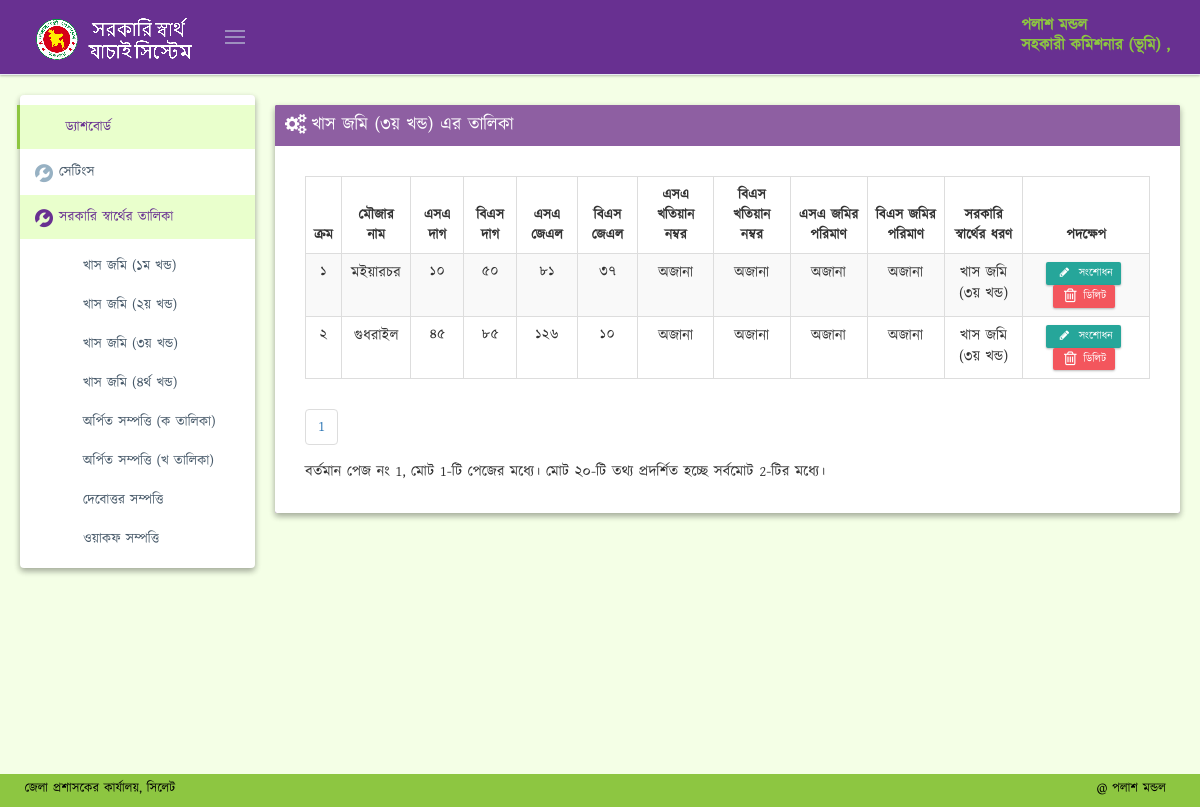
Before: /interest_details.php?interest=3 (signed in) with the older database file.
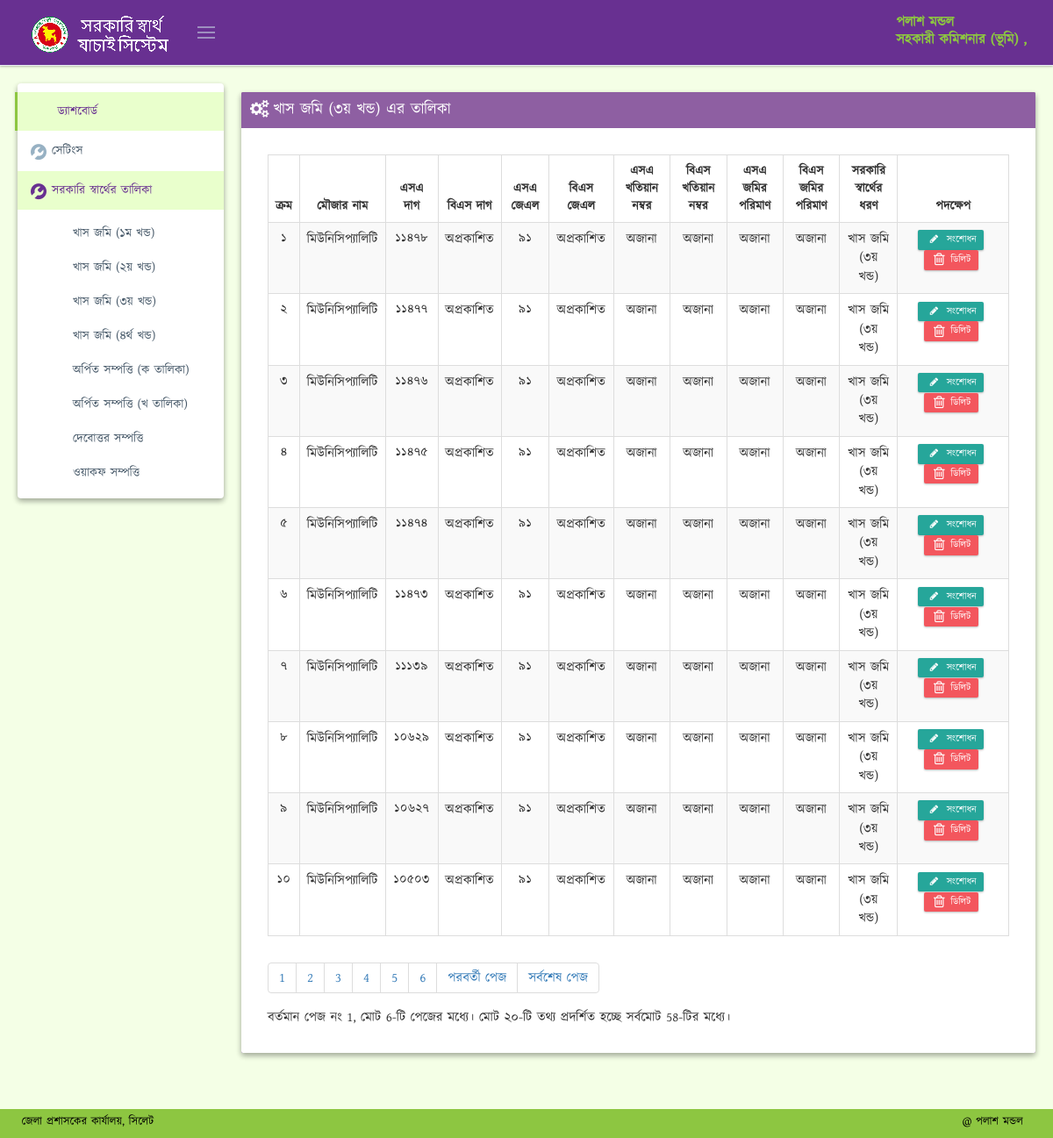
After: the same page with the newer database file.
### tables this page shows
CREATE TABLE IF NOT EXISTS `users` (
  `id` int(11) NOT NULL AUTO_INCREMENT,
  `username` varchar(50) NOT NULL,
  `password` varchar(255) NOT NULL,
  `email` varchar(64) DEFAULT NULL,
  `officer_name` varchar(150) DEFAULT NULL,
  `officer_designation` varchar(150) DEFAULT NULL,
  `created_at` datetime DEFAULT CURRENT_TIMESTAMP,
  `image` varchar(50) DEFAULT 'profile_picture.png',
  PRIMARY KEY (`id`),
  UNIQUE KEY `username` (`username`)
);

CREATE TABLE IF NOT EXISTS `interest` (
  `interest_id` int(11) NOT NULL AUTO_INCREMENT,
  `interest_name` varchar(120) DEFAULT NULL,
  PRIMARY KEY (`interest_id`) USING BTREE,
  KEY `id` (`interest_id`) USING BTREE
);

CREATE TABLE IF NOT EXISTS `dag` (
  `id` int(10) unsigned NOT NULL AUTO_INCREMENT,
  `mouja_id` int(11) DEFAULT NULL,
  `sa_dag` int(11) DEFAULT NULL,
  `bs_dag` int(11) DEFAULT NULL,
  `sa_khatian` int(11) DEFAULT NULL,
  `bs_khatian` int(11) DEFAULT NULL,
  `sa_land_amount` int(11) DEFAULT NULL,
  `bs_land_amount` int(11) DEFAULT NULL,
  `interest_id` int(11) NOT NULL DEFAULT '0',
  PRIMARY KEY (`id`)
);

CREATE TABLE IF NOT EXISTS `mouja` (
  `id` int(11) NOT NULL AUTO_INCREMENT,
  `name` varchar(120) DEFAULT NULL,
  `sa_jl` int(11) DEFAULT NULL,
  `bs_jl` int(11) DEFAULT NULL,
  PRIMARY KEY (`id`),
  UNIQUE KEY `id` (`id`)
);

### interest_details.php (the view, shortened to what the rows shown need)
<?php
include 'config.php';
$id = $_GET['interest'];
$interest_query = "SELECT * FROM `interest` WHERE interest_id = '{$id}'";
$interest_result = mysqli_query($conn, $interest_query);
$interest_details = mysqli_fetch_array($interest_result);
?>
<!DOCTYPE html>
<html lang="en" class="no-js">
<head>
    <?php include 'header.php'; ?>
</head>
<body class="page-md page-sidebar-page-sidebar-closed-hide-logo page-header-fixed page-footer-fixed"
      oncontextmenu="return false;">
<?php include 'top_nav.php'; ?>
<div class="page-container">
    <?php include 'sidebar.php'; ?>
    <div class="page-content-wrapper">
        <div class="page-content" id="scroller" style="min-height:588px">
            <div class="row">
                <div class="col-md-12">
                    <div id="ajax-content">
                        <div class="row">
                            <div class="col-md-12">
                                <div class="portlet purple box">
                                    <div class="portlet-title">
                                        <div class="caption">
                                            <i class="fa fa-cogs"></i> <?php echo $interest_details['interest_name']; ?> এর তালিকা
                                        </div>
                                    </div>
                                    <div class="portlet-body">
                                        <div style="font-size: 15px; text-align: justify;margin: 20px;">
                                            <table class="table table-striped table-bordered table-hover" id="sample_6">
                                                <thead>
                                                <tr>
                                                    <th style="text-align: center;">ক্রম</th>
                                                    <th style="text-align: center;">মৌজার নাম</th>
                                                    <th style="text-align: center;">এসএ দাগ</th>
                                                    <th style="text-align: center;">বিএস দাগ</th>
                                                    <th style="text-align: center;">এসএ জেএল</th>
                                                    <th style="text-align: center;">বিএস জেএল</th>
                                                    <th style="text-align: center;">এসএ খতিয়ান নম্বর</th>
                                                    <th style="text-align: center;">বিএস খতিয়ান নম্বর</th>
                                                    <th style="text-align: center;">এসএ জমির পরিমাণ</th>
                                                    <th style="text-align: center;">বিএস জমির পরিমাণ</th>
                                                    <th style="text-align: center;">সরকারি স্বার্থের ধরণ</th>
                                                    <th style="text-align: center;" width="15%">পদক্ষেপ</th>
                                                </tr>
                                                </thead>
                                                <tbody>
                                                <?php
                                                $rowsperpage = 10;
                                                if (isset($_GET['currentpage']) && is_numeric($_GET['currentpage'])) {
                                                    $currentpage = (int)$_GET['currentpage'];
                                                } else {
                                                    $currentpage = 1;
                                                }
                                                $offset = ($currentpage - 1) * $rowsperpage;
                                                $query_final = "SELECT * FROM `dag` WHERE interest_id = '{$id}' ORDER BY id DESC LIMIT $offset, $rowsperpage";
                                                $result_final = mysqli_query($conn, $query_final);
                                                if (mysqli_num_rows($result_final) > 0) {
                                                    $i = 1;
                                                    while ($info = mysqli_fetch_array($result_final)) {
                                                        $mouja_query = "SELECT * FROM `mouja` WHERE id ={$info['mouja_id']}";
                                                        $mouja_result = mysqli_query($conn, $mouja_query);
                                                        $mouja_info = mysqli_fetch_array($mouja_result);
                                                        $interest_query = "SELECT * FROM `interest` WHERE interest_id ={$info['interest_id']}";
                                                        $interest_result = mysqli_query($conn, $interest_query);
                                                        $interest_info = mysqli_fetch_array($interest_result);
                                                        ?>
                                                        <tr style="">
                                                            <td style="text-align: center;"
                                                                class="numeric_bangla"> <?php echo $offset + $i; ?></td>
                                                            <td style="text-align: center;"><?php echo $mouja_info['name']; ?></td>
                                                            <td style="text-align: center;"
                                                                class="numeric_bangla"><?php echo $info['sa_dag']; ?></td>
                                                            <td style="text-align: center;"
                                                            <?php
                                                            if ($mouja_info['bs_jl'] == null) {
                                                                echo '>  অপ্রকাশিত';
                                                            } else {
                                                                echo $info['bs_dag'] == 0 ? ">অজানা" : ' class="numeric_bangla">' . $info['bs_dag'];
                                                            }
                                                            echo '</td>';
                                                            ?>
                                                            <td style="text-align: center;"
                                                                class="numeric_bangla"> <?php echo $mouja_info['sa_jl']; ?></td>
                                                            <td style="text-align: center;"
                                                            <?php echo $mouja_info['bs_jl'] == null ? "> অপ্রকাশিত" : 'class="numeric_bangla">' . $mouja_info['bs_jl']; ?></td>
                                                            <td style="text-align: center;"
                                                            <?php echo $info['sa_khatian'] == 0 ? ">অজানা" : ' class="numeric_bangla">' . $info['sa_khatian']; ?></td>
                                                            <td style="text-align: center;"
                                                            <?php echo $info['bs_khatian'] == 0 ? ">অজানা" : ' class="numeric_bangla">' . $info['bs_khatian']; ?></td>
                                                            <td style="text-align: center;"
                                                            <?php echo $info['sa_land_amount'] == 0 ? ">অজানা" : 'class="numeric_bangla">' . $info['sa_land_amount']; ?></td>
                                                            <td style="text-align: center;"
                                                            <?php echo $info['bs_land_amount'] == 0 ? ">অজানা" : 'class="numeric_bangla">' . $info['bs_land_amount']; ?></td>
                                                            <td style="text-align: center;"><?php echo $interest_info['interest_name']; ?></td>
                                                            <td class="text-center">
                                                                <a
                                                                    href="/edit.php?id=<?php echo $info['id']; ?>"
                                                                    class="btn btn-primary btn-xs label-success"
                                                                    title="সংশোধন"
                                                                ><i class="fa fa-pencil fa-fw"></i> সংশোধন</a
                                                                >
                                                                <a href="#deleteDataModal"
                                                                   class="btn btn-danger btn-xs" data-toggle="modal"
                                                                   data-id= "<?php echo $info['id']; ?>"
                                                                   title="ডিলিট"
                                                                ><i class="fa fa-trash-o fa-lg"></i> ডিলিট</a
                                                                >
                                                            </td>
                                                        </tr>
                                                        <?php
                                                        $i++;
                                                    }
                                                } else {
                                                    echo "<div id='success-alert' class='alert alert-danger   ' >  <button class='close' data-close='alert'></button>
                                                     কোন সরকারি স্বার্থ খুঁজে পাওয়া যায় নাই।</div>";
                                                }
                                                ?>
                                                </tbody>
                                            </table>
                                        </div>
                                    </div>
                                </div>
                            </div>
                        </div>
                    </div>
                </div>
            </div>
        </div>
    </div>
</div>
</body>
</html>

### top_nav.php (shortened to what the rows shown need)
<?php
require_once "config.php";
$username =$_SESSION['username'];
$user_query = "SELECT * FROM `users` WHERE `username`= '$username'";
$user_result = mysqli_query($conn, $user_query);
$user_info = mysqli_fetch_array($user_result);
?>
<div class="page-header md-shadow-z-1-i navbar navbar-fixed-top">
    <div class="page-header-inner">
        <div class="page-top">
            <div class="top-menu">
                <ul class="nav navbar-nav pull-right">
                    <li class="dropdown dropdown-user dropdown-dark">
                        <a href="javascript:;" class="dropdown-toggle" data-toggle="dropdown" data-hover="dropdown"
                           data-close-others="true">
                            <span class="username username-hide-on-mobile"> <?php echo $user_info['officer_name'];?> <br> <?php echo $user_info['officer_designation'];?> , <?php echo  $user_info['office_name']; ?> </span>
                        </a>
                    </li>
                </ul>
            </div>
        </div>
    </div>
</div>

### sidebar.php (shortened to what the rows shown need)
<div class="page-sidebar-wrapper">
    <div class="page-sidebar md-shadow-z-2-i  navbar-collapse collapse">
        <ul class="page-sidebar-menu" data-keep-expanded="false" data-auto-scroll="true" data-slide-speed="200">
            <li class="open">
                <ul class="sub-menu" style="display: block;">
            <?php
            include 'config.php';
            $interest_query = "SELECT * FROM `interest` ORDER BY `interest_id` ASC";
            $interest_result = mysqli_query($conn, $interest_query);
            while ($interest_info = mysqli_fetch_array($interest_result)) {
                echo ' <li> ';
                echo ' <a href="/interest_details.php?interest=';
                echo $interest_info['interest_id'];
                echo '" class="service-list" data-s_id="13"><i style="float: left; margin: 2px 6px 4px 7px;" class="icon-book-open"></i><span class="title">';
                echo $interest_info['interest_name'];
                echo "</span>
                </a>
            </li>";
            }
            ?>
                </ul>
        </ul>
    </div>
</div>

Changed rows visible on the page:
removed dag: i "1", mouja.name "মইয়ারচর", sa_dag "10", bs_dag "50", mouja.sa_jl "81", mouja.bs_jl "37", sa_khatian "অজানা", bs_khatian "অজানা", sa_land_amount "অজানা", bs_land_amount "অজানা", interest.interest_name "খাস জমি (৩য় খন্ড)"
removed dag: i "2", mouja.name "গুধরাইল", sa_dag "45", bs_dag "85", mouja.sa_jl "126", mouja.bs_jl "10", sa_khatian "অজানা", bs_khatian "অজানা", sa_land_amount "অজানা", bs_land_amount "অজানা", interest.interest_name "খাস জমি (৩য় খন্ড)"
added dag: i "1", mouja.name "মিউনিসিপ্যালিটি", sa_dag "11478", shows "অপ্রকাশিত", mouja.sa_jl "91", sa_khatian "অজানা", sa_land_amount "অজানা", interest.interest_name "খাস জমি (৩য় খন্ড)"
added dag: i "2", mouja.name "মিউনিসিপ্যালিটি", sa_dag "11477", shows "অপ্রকাশিত", mouja.sa_jl "91", sa_khatian "অজানা", sa_land_amount "অজানা", interest.interest_name "খাস জমি (৩য় খন্ড)"
added dag: i "3", mouja.name "মিউনিসিপ্যালিটি", sa_dag "11476", shows "অপ্রকাশিত", mouja.sa_jl "91", sa_khatian "অজানা", sa_land_amount "অজানা", interest.interest_name "খাস জমি (৩য় খন্ড)"
added dag: i "4", mouja.name "মিউনিসিপ্যালিটি", sa_dag "11475", shows "অপ্রকাশিত", mouja.sa_jl "91", sa_khatian "অজানা", sa_land_amount "অজানা", interest.interest_name "খাস জমি (৩য় খন্ড)"
added dag: i "5", mouja.name "মিউনিসিপ্যালিটি", sa_dag "11474", shows "অপ্রকাশিত", mouja.sa_jl "91", sa_khatian "অজানা", sa_land_amount "অজানা", interest.interest_name "খাস জমি (৩য় খন্ড)"
added dag: i "6", mouja.name "মিউনিসিপ্যালিটি", sa_dag "11473", shows "অপ্রকাশিত", mouja.sa_jl "91", sa_khatian "অজানা", sa_land_amount "অজানা", interest.interest_name "খাস জমি (৩য় খন্ড)"
added dag: i "7", mouja.name "মিউনিসিপ্যালিটি", sa_dag "11139", shows "অপ্রকাশিত", mouja.sa_jl "91", sa_khatian "অজানা", sa_land_amount "অজানা", interest.interest_name "খাস জমি (৩য় খন্ড)"
added dag: i "8", mouja.name "মিউনিসিপ্যালিটি", sa_dag "10629", shows "অপ্রকাশিত", mouja.sa_jl "91", sa_khatian "অজানা", sa_land_amount "অজানা", interest.interest_name "খাস জমি (৩য় খন্ড)"
added dag: i "9", mouja.name "মিউনিসিপ্যালিটি", sa_dag "10627", shows "অপ্রকাশিত", mouja.sa_jl "91", sa_khatian "অজানা", sa_land_amount "অজানা", interest.interest_name "খাস জমি (৩য় খন্ড)"
added dag: i "10", mouja.name "মিউনিসিপ্যালিটি", sa_dag "10503", shows "অপ্রকাশিত", mouja.sa_jl "91", sa_khatian "অজানা", sa_land_amount "অজানা", interest.interest_name "খাস জমি (৩য় খন্ড)"
Other visible differences:
$totalpages: "1" → "6"
$numrows: "2" → "58"
new list line: "2"
new list line: "3"
new list line: "4"
new list line: "5"
new list line: "6"
text now shown: "পরবর্তী পেজ সর্বশেষ পেজ"
